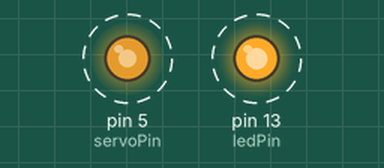
Simulated run of this sketch. Board: Arduino Uno, built with avr-gcc and run on an emulated ATmega328P. Shown: output pins drawn as LEDs (lit = HIGH). Dashed ring = blinking.

Above: at 0.05 s.
Timing chart, 0 to 3.0 s (numbered marks = the images above):
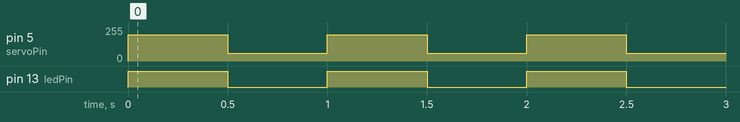

The sketch:

servo-led-base.ino
```cpp
int ledPin = 13;
int servoPin = 5;
int potPin = 0;
bool isOddStep = false;

void setup() {
  pinMode(ledPin, OUTPUT);
  pinMode(servoPin, OUTPUT);

  Serial.begin(9600);
}

void loop() {
  manageLight();
  manageServo();

  isOddStep = !isOddStep;
  delay(500);
}

void manageServo(){
  int stepValue = 60;

  if(isOddStep)
  {
    analogWrite(servoPin, stepValue);
  }
  else{
    analogWrite(servoPin, -stepValue);
  }
}

void manageLight(){
  if(isOddStep){
    digitalWrite(ledPin, LOW);
  }
  else
  {
    digitalWrite(ledPin, HIGH);
  }
}
```

Measured:
- by itself, pin 5 (servoPin): alternates 196/255 for 0.50 s and 60/255 for 0.50 s
- by itself, pin 13 (ledPin): alternates HIGH for 0.50 s and LOW for 0.50 s
